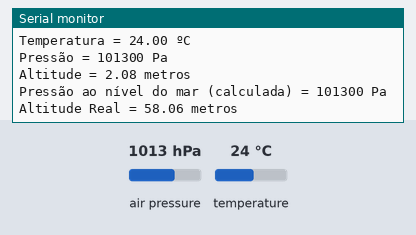
The sketch below on a simulated Arduino Uno, built with avr-gcc and run on an emulated ATmega328P. On the bench: the last lines printed to the serial monitor. The test bench sets the inputs (shaded band); at power-on: air pressure 1013 hPa, temperature 24 °C.

Above: at 1.2 s.
1.3 s: air pressure set to 952 hPa
At 1.86 s:
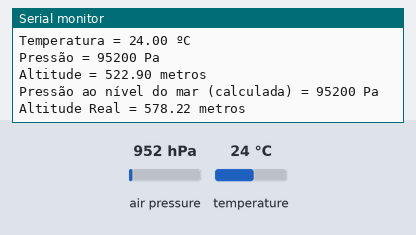
2.8 s: temperature set to 12 °C
4.3 s: air pressure set to 975 hPa
At 4.93 s:
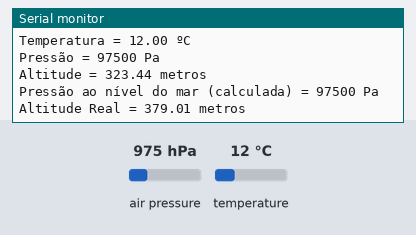
Timing chart, 0 to 7.3 s (numbered marks = the images above; inputs shaded):
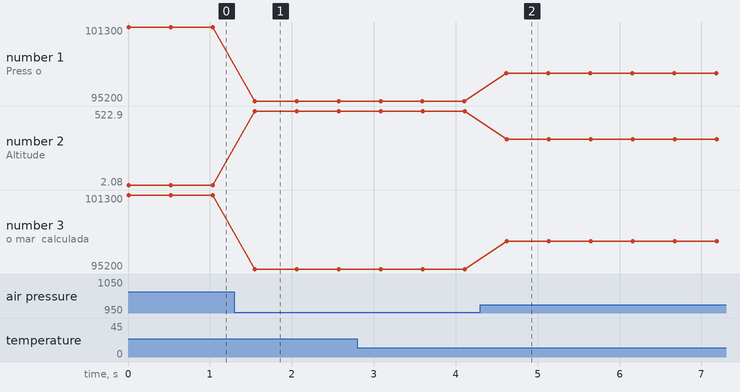

The sketch:

Sensor-BMP180.ino
```cpp
/*
Sensor BMP180 - Pressão, Altitude e Temperatura
*/

#include <Wire.h>
#include <Adafruit_BMP085.h>

Adafruit_BMP085 bmp;

void setup() {
  Serial.begin(115200);
  if (!bmp.begin()) {
	Serial.println("Não foi possível encontrar um sensor BMP085/BMP180 válido, verifique a fiação!");
	while (1) {}
  }
}

void loop() {
  Serial.print("Temperatura = ");
  Serial.print(bmp.readTemperature());
  Serial.println(" ºC");

  Serial.print("Pressão = ");
  Serial.print(bmp.readPressure());
  Serial.println(" Pa");

  // Calculate altitude assuming 'standard' barometric
  // pressure of 1013.25 millibar = 101325 Pascal
  Serial.print("Altitude = ");
  Serial.print(bmp.readAltitude());
  Serial.println(" metros");

  Serial.print("Pressão ao nível do mar (calculada) = ");
  Serial.print(bmp.readSealevelPressure());
  Serial.println(" Pa");

  // you can get a more precise measurement of altitude
  // if you know the current sea level pressure which will
  // vary with weather and such. If it is 1015 millibars
  // that is equal to 101500 Pascals.
  Serial.print("Altitude Real = ");
  Serial.print(bmp.readAltitude(102000));
  Serial.println(" metros");

  Serial.println();
  delay(500);
}
```

Measured:
- after the input at 1.3 s, the serial monitor: prints a new line after 0.24 s (image 1)
- after the input at 4.3 s, the serial monitor: prints a new line after 0.32 s (image 2)
- plotted number 1: 101300 → 95200 after the input at 1.3 s, 95200 → 97500 after the input at 4.3 s
- plotted number 2: 2.08 → 522.9 after the input at 1.3 s, 522.9 → 323.44 after the input at 4.3 s
- plotted number 3: 101300 → 95200 after the input at 1.3 s, 95200 → 97500 after the input at 4.3 s
